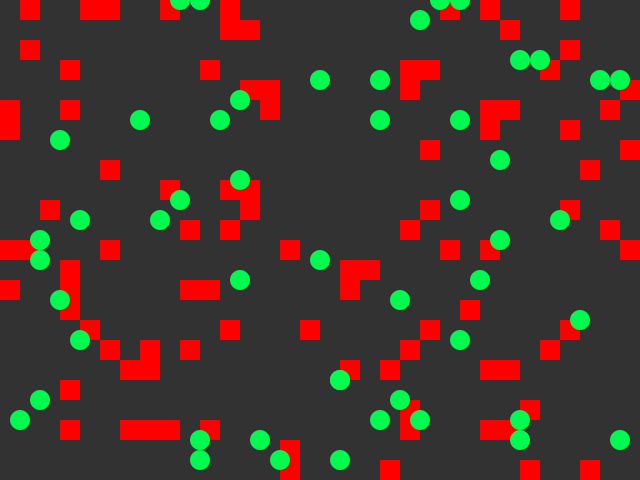
Frame 1 (no input)
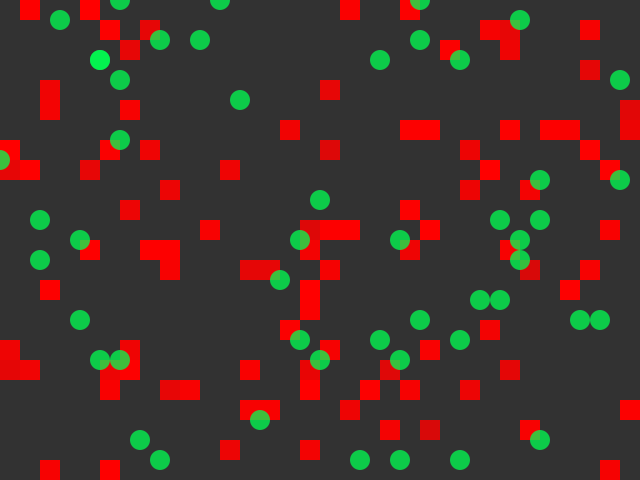
Frame 60 (the mouse pressed at the canvas centre just before this capture)
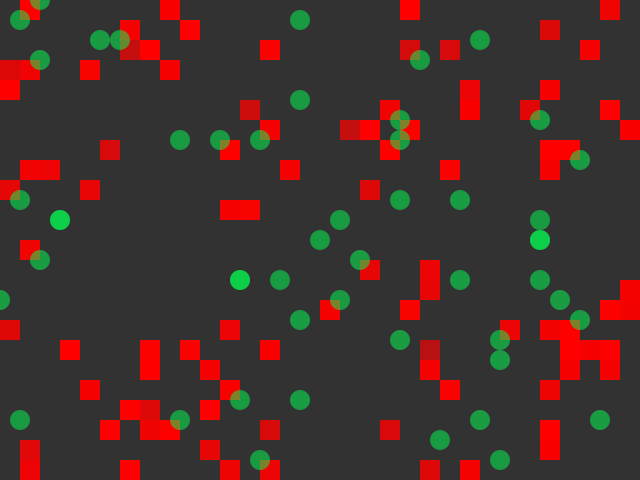
Frame 120 (the mouse held since frame 60 and released just before this capture)

The Processing sketch that drew these frames (run headless with seeded random() and noise(); from frame 60 on, the mouse is pressed at the canvas centre):

// Processing sketch: exercise_04
// ── exercise_04.pde
// Griddies
// by Pippin Barr
// MODIFIED BY: 
//
// A simple artificial life system on a grid. The "griddies" are squares that move
// around randomly, using energy to do so. They gain energy by overlapping with
// other griddies. If a griddie loses all its energy it dies.

// The size of a single grid element
int gridSize = 20;

// An array storing all the griddies
Griddie[] griddies = new Griddie[100];
//
//CHANGED
//
Eclipies[] eclipies = new Eclipies[50];
//
// setup()
//
// Set up the window and the griddies

void setup() {
  // Set up the window size and framerate (lower so we can watch easier)
  size(640, 480);
  frameRate(10);

  // QUESTION: What does this for loop do?
  //ANSWER: 
  //
  //
  for (int i = 0; i < griddies.length; i++) {
    int x = floor(random(0, width/gridSize));
    int y = floor(random(0, height/gridSize));
    griddies[i] = new Griddie(x * gridSize, y * gridSize, gridSize);
  }

  //CHANGED
  //
  for (int e = 0; e < eclipies.length; e++) {
    int x = floor(random(0, width/gridSize));
    int y = floor(random(0, height/gridSize));
    eclipies[e] = new Eclipies(x * gridSize, y * gridSize, gridSize);
  }
}

// draw()
//
// Update all the griddies, check for collisions between them, display them.

void draw() {
  background(50);

  // We need to loop through all the griddies one by one
  for (int i = 0; i < griddies.length; i++) {

    // Update the griddies
    griddies[i].update();

    // Now go through all the griddies a second time...
    for (int j = 0; j < griddies.length; j++) {
      // QUESTION: What is this if-statement for?
      // ANSWER: 
      // if j is not equal to the i. Do the following thing
      //
      if (j != i) {
        // QUESTION: What does this line check?
        // ANSWER: 
        // 
        griddies[i].collide(griddies[j]);
      }
    }

    // Display the griddies
    griddies[i].display();
  }


  //
  //CHANGED
  //
  for (int e = 0; e < eclipies.length; e++) {

    eclipies[e].EclUpdate();
    eclipies[e].EclDisplay();
  }
}
// ── Griddies.pde
// Griddie
//
// A class defining the behaviour of a single Griddie
// which can move randomly in the window (within the grid),
// loses energy per move, and gains energy from overlapping
// with another Griddie.

class Griddie {
  // Limits for energy level and gains/losses
  int maxEnergy = 255;
  int moveEnergy = -1;
  int collideEnergy = 10;
  
  // Position, size, energy, and fill color
  int x;
  int y;
  int size;
  int energy;
  color fill = color(255,0,0);

  // Griddie(tempX, tempY, tempSize)
  //
  // Set up the Griddie with the specified location and size
  // Initialise energy to the maximum
  Griddie(int tempX, int tempY, int tempSize) {
    x = tempX;
    y = tempY;
    size = tempSize;
    energy = maxEnergy;
  }

  // update()
  //
  // Move the Griddie and update its energy levels
  void update() {
    
    // QUESTION: What is this if-statement for?
    // ANSWER: 
    // if energy is 0 do not execute below lines.
    //
    if (energy == 0) {
      return;
    }
    
    // QUESTION: How does the Griddie movement updating work?
    //
    // ANSWER:
    //xMoveType and yMoveType values are random between -1 and +2.
    //if both max and min random numbers are positive griddie moves same way
    //in this case griddies are moving randomly 
    //x and y coordinats are equal to the size(gridSize) multiplied by x and y MoveType
    // x=20*(-1 || 0 || 1 || 2)     y=20*(-1 || 0 || 1 || 2)
    //
    int xMoveType = floor(random(-1,2));
    int yMoveType = floor(random(-1,2));
    x += size * xMoveType;
    y += size * yMoveType;
    
    // QUESTION: What are these if statements doing?
    //
    // ANSWER: 
    //if x less than 0, change the X to x=x+width 
    //it's mean, if rectangle touch the left side of the wall then move it to the right side of the wall
    //this if and else if statements is preventing the rectangle to go off the screen
    //all the Griddies stay in side of the screen
    // 
    if (x < 0) {
      x += width;
    }
    else if (x >= width) {
      x -= width;
    }
    if (y < 0) {
      y += height;
    }
    else if (y >= height) {
      y -= height;
    }

    // Update the Griddie's energy
    // Note that moveEnergy is negative, so this _loses_ energy
    energy += moveEnergy;
    
    // Constrain the Griddies energy level to be within the defined bounds
    energy = constrain(energy,0,maxEnergy);
  }

  // collide(other)
  //
  // Checks for collision with the other Griddie
  // and updates energy level
  
  void collide(Griddie other) {
    // QUESTION: What is this if-statement for?
    // ANSWER: 
    //if energy or other.energy is 0 skip the line statement below
    //
    //
    if (energy == 0 || other.energy == 0) {
      return;
    }
    
    // QUESTION: What does this if-statement check?
    // ANSWER: 
    //checking the griddies overlapping if this statement true increase the energy by adding collideEnergy
    //
    if (x == other.x && y == other.y) {
      // Increase this Griddie's energy
      energy += collideEnergy;
      // Constrain the energy level to be within bounds
      energy = constrain(energy,0,maxEnergy);
    }
  }

  // display()
  //
  // Draw the Griddie on the screen as a rectangle
  void display() {
    // QUESTION: What does this fill line do?
    // ANSWER:
    //change the color opacity level according to the engergy level
    //fill(rgb, alpha) alpha mean opacity of the fill
    //
    //
    fill(fill, energy); 
    noStroke();
    rect(x, y, size, size);
  }
}
// ── eclipsies.pde
class Eclipies{



  int maxEnergy =250;
  int moveEnergy = -1;
  int collideEnergy = 20;
  int collideSize = 5;

  int x;
  int y;
  int size;
  int energy;
  color fill = color(0, 255, 80);


  Eclipies(int tempX, int tempY, int tempSize) {

    x=tempX;
    y=tempY;
    size=tempSize;
    energy = maxEnergy;
  }

  void EclUpdate() {

    if (energy == 0 ) {
      return;
   }

    int xMoveType = floor(random(-1, 3));
    int yMoveType = floor(random(-1, 3));
    x+=size*xMoveType;
    y+=size*yMoveType;

    if (x<0) {
      x+=width;
    } else if (x>=width) {
      x-=width;
    }
    if (y<0) {
      y+=height;
    } else if (y>=height) {
      y-=height;
    }

    energy+=moveEnergy;

    energy = constrain(energy, 0, maxEnergy);
  }

  void collide(Eclipies other) {

    if (energy == 0 || other.energy == 0) {

      return;
    }
    if (x == other.x && y== other.y) {

      energy+=collideEnergy;
      energy = constrain(energy, 0, maxEnergy);
      size+=collideSize;
    }
  }




  void EclDisplay() {
    fill(fill, energy);
    noStroke();
    ellipse(x, y, size, size);
  }


}
